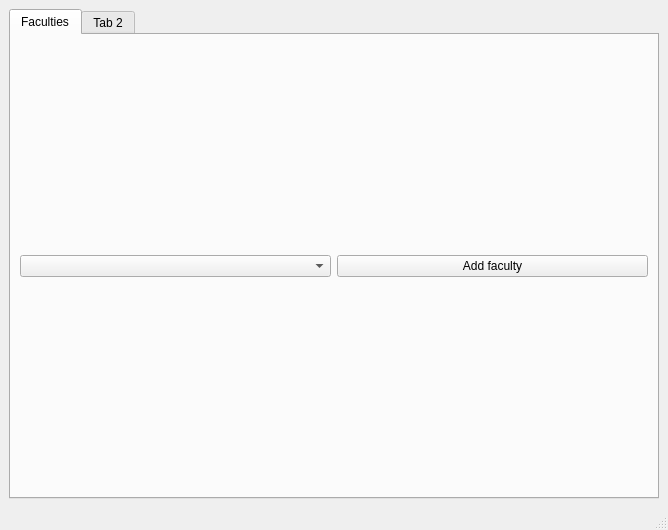
<?xml version="1.0" encoding="UTF-8"?>
<ui version="4.0">
 <class>MainWindow</class>
 <widget class="QMainWindow" name="MainWindow">
  <property name="geometry">
   <rect>
    <x>0</x>
    <y>0</y>
    <width>668</width>
    <height>530</height>
   </rect>
  </property>
  <property name="windowTitle">
   <string>MainWindow</string>
  </property>
  <widget class="QWidget" name="centralwidget">
   <layout class="QVBoxLayout" name="verticalLayout">
    <item>
     <widget class="QTabWidget" name="tabWidget">
      <property name="currentIndex">
       <number>0</number>
      </property>
      <widget class="QWidget" name="tab">
       <attribute name="title">
        <string>Faculties</string>
       </attribute>
       <layout class="QGridLayout" name="gridLayout">
        <item row="0" column="0">
         <widget class="QComboBox" name="FacultiesBox"/>
        </item>
        <item row="0" column="1">
         <widget class="QPushButton" name="AddFaculty">
          <property name="text">
           <string>Add faculty</string>
          </property>
         </widget>
        </item>
       </layout>
      </widget>
      <widget class="QWidget" name="tab_2">
       <attribute name="title">
        <string>Tab 2</string>
       </attribute>
      </widget>
     </widget>
    </item>
   </layout>
  </widget>
  <widget class="QMenuBar" name="menubar">
   <property name="geometry">
    <rect>
     <x>0</x>
     <y>0</y>
     <width>668</width>
     <height>21</height>
    </rect>
   </property>
  </widget>
  <widget class="QStatusBar" name="statusbar"/>
 </widget>
 <resources/>
 <connections/>
</ui>
